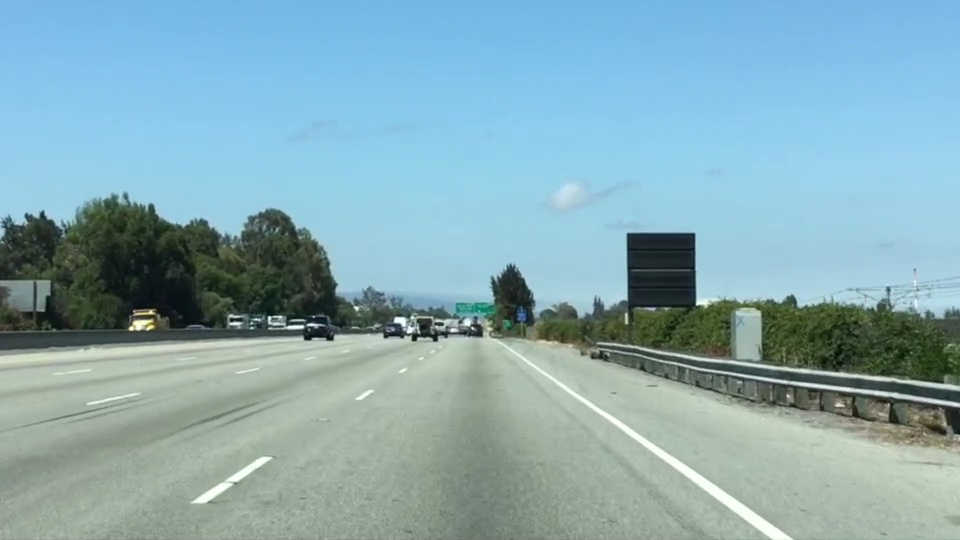
#> input picture SelfDrivingCar/Term1/2_FindingLaneLines/test.jpg, 960 x 540 px
$ python colorSelection.py
#> lines starting #> are read from the running program, lines starting #| are printed output that depends on the picture; after the words box and inside, x2 and y2 are one past the last pixel; in counts of white or black regions, pixels touching at a corner belong together
#!/usr/bin/env python
import matplotlib.pyplot as plt
import matplotlib.image as mpimg
import numpy as np

# Read in the image and print out some stats
image = (mpimg.imread('test.jpg')*255).astype('uint8')
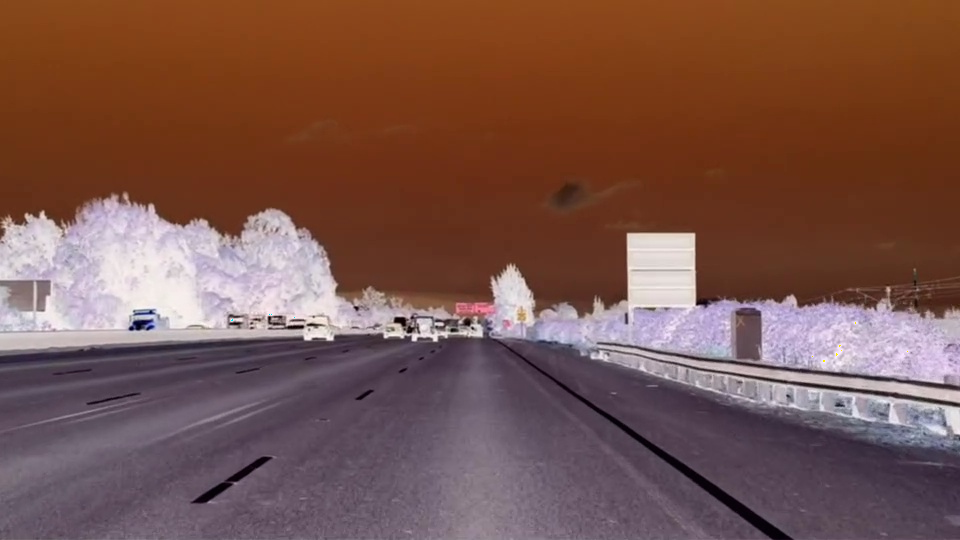
#> image: shape (540, 960, 3); mean R, G, B 120.5, 84.9, 76.8
print('This image is: ',type(image),
         'with dimensions:', image.shape)
#| This image is:  <class 'numpy.ndarray'> with dimensions: (540, 960, 3)

# Grab the x and y size and make a copy of the image
ysize = image.shape[0]
#> ysize = 540
xsize = image.shape[1]
#> xsize = 960
color_select = np.copy(image)

# Define color selection criteria
###### MODIFY THESE VARIABLES TO MAKE YOUR COLOR SELECTION
red_threshold = 180
green_threshold = 180
blue_threshold = 180
######

rgb_threshold = [red_threshold, green_threshold, blue_threshold]

# Do a bitwise or with the "|" character to identify
# pixels below the thresholds
thresholds = (image[:,:,0] < rgb_threshold[0]) \
            | (image[:,:,1] < rgb_threshold[1]) \
            | (image[:,:,2] < rgb_threshold[2])
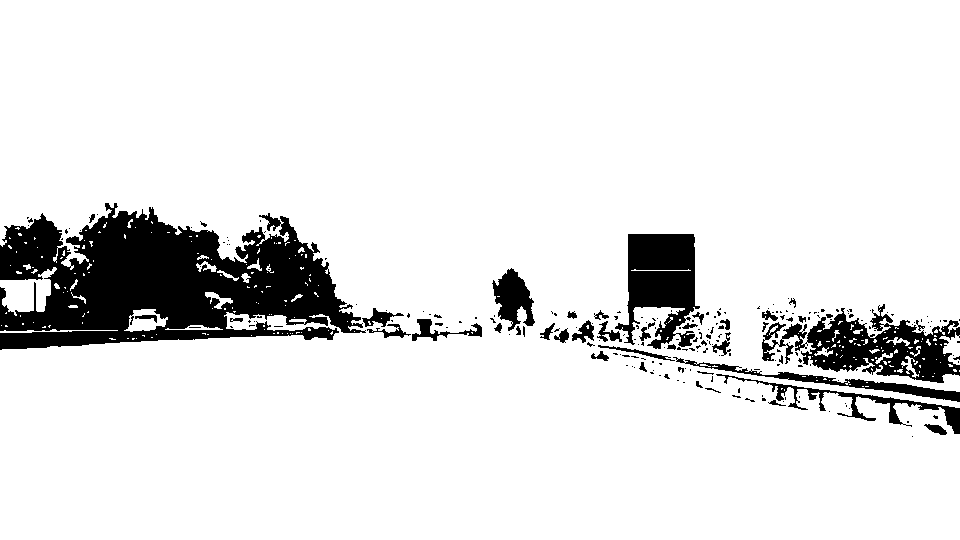
#> thresholds: shape (540, 960) bool; 89.5% white; 226 black regions (183 under 20 px), largest, box (x1, y1, x2, y2) and area: (0, 203, 366, 350) 32257, (762, 304, 960, 383) 6874, (615, 234, 700, 349) 5906
color_select[thresholds] = [0,0,0]
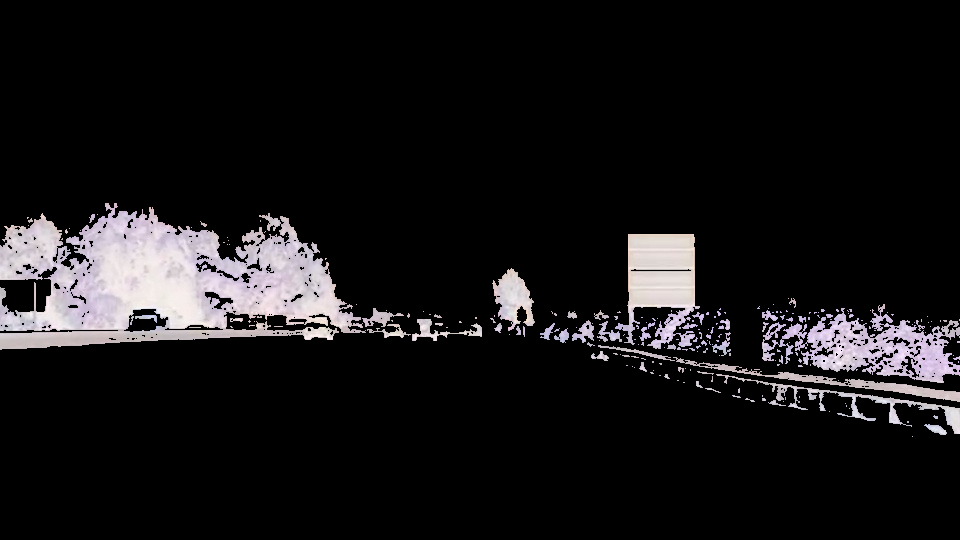
#> color_select: shape (540, 960, 3); mean R, G, B 22.5, 21.3, 22.4
plt.imshow(color_select)
# Display the image
plt.imshow(color_select)

# Uncomment the following code if you are running the code locally and wish to save the image
mpimg.imsave("test-after.png", color_select)
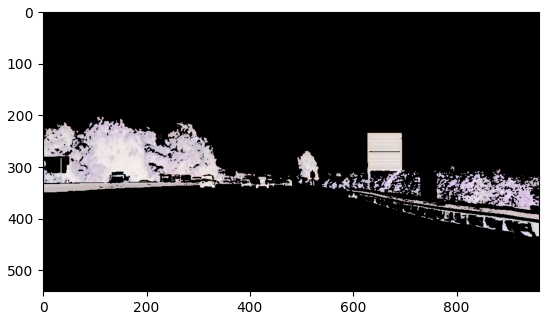
#> figure drawn by matplotlib, 1 panel
